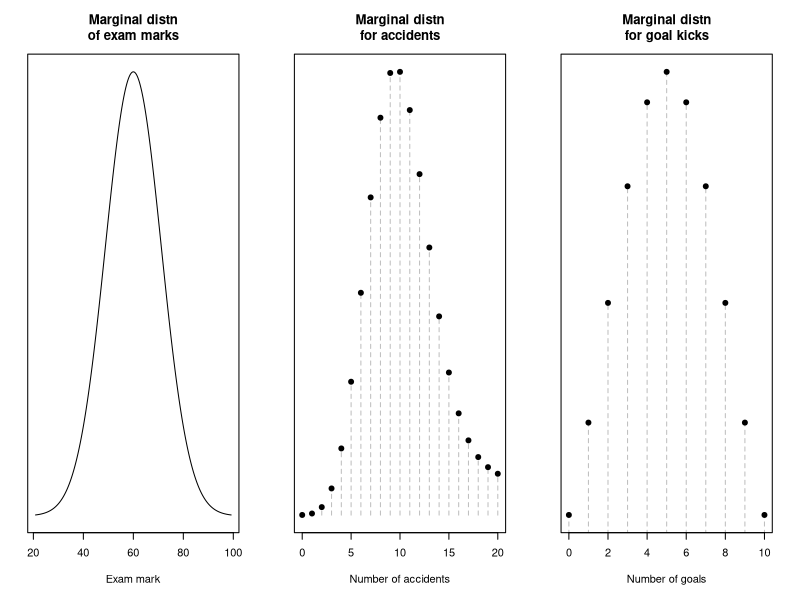
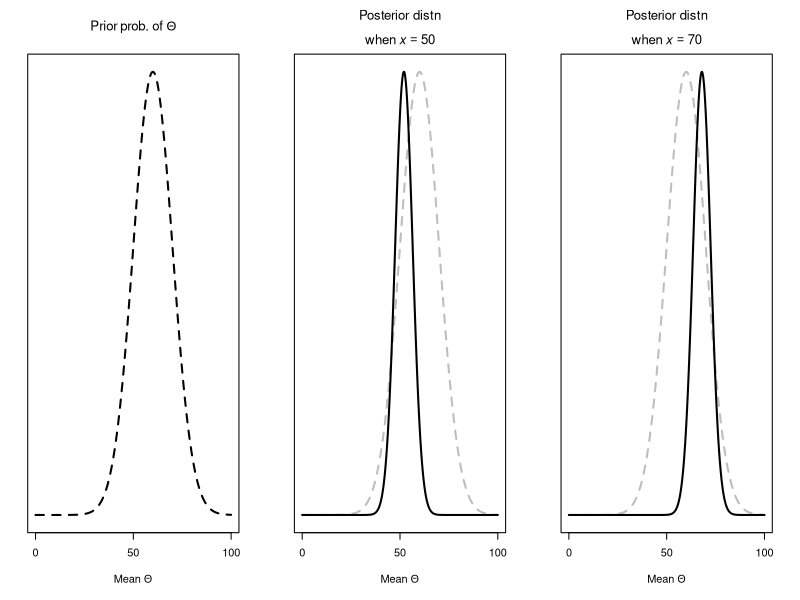
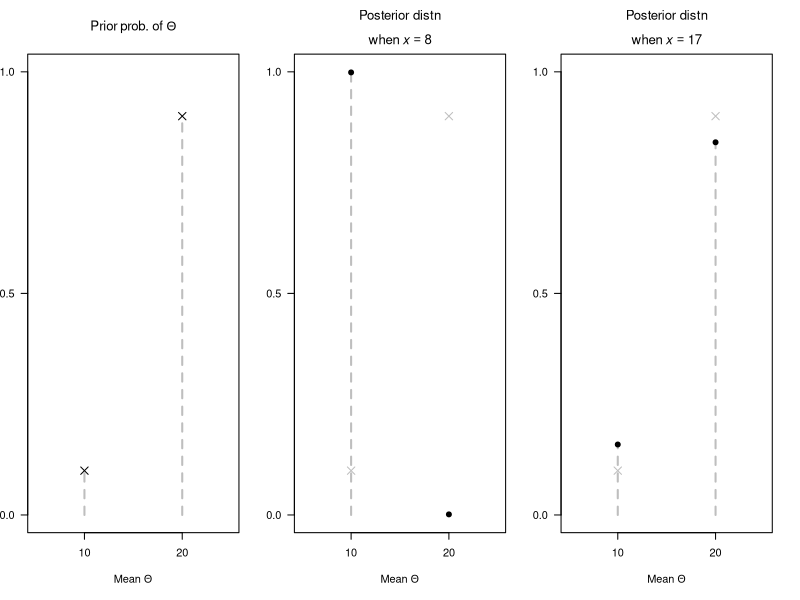

These charts were generated, in order, by the following R code: (Note: this script raises an error after producing the figures.)
## ---- chunk 1
par( mfrow = c(1, 3),
     mar = c(5, 2, 4, 2) + 0.1)


mn <- 60
sd <- 11.18
xx <- seq(mn - 3.5*sd, 
          mn + 3.5*sd, 
          length = 500)
yy <- dnorm( xx, 
             mean = mn, 
             sd = sd)
plot(yy ~ xx, 
     type = "l",
     axes = FALSE,
     xlab = "Exam mark",
     ylab = "Prob. function",
     main = "Marginal distn\nof exam marks")
axis(side = 1)
box()



xx <- 0:20
yy <- 0.9 * dpois(xx,
                  lambda = 10) + 
      0.1 * dpois(xx,
                  lambda = 20)
plot(yy ~ xx,
     type = "h",
     col = "grey",
     las = 1,
     axes = FALSE,
     lty = 2,
     xlab = "Number of accidents",
     ylab = "Prob. function",
     main = "Marginal distn\nfor accidents")
axis(side = 1)
points(yy ~ xx,
       pch = 19)
box()



xx <- 0:10
yy <- factorial(7) * factorial(10) * factorial(xx + 3) * factorial(13 - xx) / (factorial(3) * factorial(3) * factorial(17) * factorial(xx) * factorial(10 - xx))

plot(yy ~ xx,
     type = "h",
     col = "grey",
     las = 1,
     axes = FALSE,
     lty = 2,
     xlab = "Number of goals",
     ylab = "Prob. function",
     main = "Marginal distn\nfor goal kicks")
axis(side = 1)
points(yy ~ xx,
       pch = 19)
box()
## ---- chunk 2
par( mfrow = c(1, 3),
     mar = c(5, 2, 4, 2) + 0.1)

xx <- seq(0, 100,
          length = 500)
yA <- dnorm( xx,
             mean = 60,
             sd = 10)
plot(yA ~ xx,
     type = "l",
     lwd = 2,
     lty = 2,
     xlim = range(xx),
     xlab = expression(Mean~Theta),
     main = expression(Prior~prob.~of~Theta),
     axes = FALSE)
axis(side = 1,
     at = seq(0, 100, 
              by = 50))
box()


##

yy <- dnorm( xx,
             mean = 52,
             sd = 4.472)
yy <- yy/max(yy) * max(yA)
  
plot(yA ~ xx,
     type = "l",
     lwd = 2,
     lty = 2,
     col = "grey",
     xlim = range(xx),
     xlab = expression(Mean~Theta),
     main = expression(atop("Posterior distn", 
                            when~italic(x)==50)),
     axes = FALSE)
axis(side = 1,
     at = seq(0, 100, 
              by = 50))
lines( yy ~ xx,
       lwd = 2)
box()


###
yy <- dnorm( xx,
             mean = 68,
             sd = 4.472)
yy <- yy/max(yy) * max(yA)

plot(yA ~ xx,
     type = "l",
     lwd = 2,
     lty = 2,
     col = "grey",
     xlim = range(xx),
     xlab = expression(Mean~Theta),
     main = expression(atop("Posterior distn", 
                            when~italic(x)==70)),
     axes = FALSE)
axis(side = 1,
     at = seq(0, 100, 
              by = 50))
lines( yy ~ xx,
       lwd = 2)
box()


## ---- chunk 3

par( mfrow = c(1, 3),
     mar = c(5, 2, 4, 2) + 0.1)

xx <- c(10, 20)
daccidents <- function(x, mu){
  denom <- 0.9 * exp(-10) * 10^x +
           0.1 * exp(-20) * 20^x
  f <-  exp(-mu) * mu^x * 0.1^((mu - 10)/10) * 0.9^((20 - mu)/10)
  f / denom
}

yA <- c(0.1, 0.9)

plot(yA ~ xx,
     type = "h",
     lty = 2,
     lwd = 2,
     las = 1,
     col = "grey",
     axes = FALSE,
     xlim = c(5, 25),
     ylim = c(0, 1),
     xlab = expression(Mean~Theta),
     ylab = "Prob. function",
     main = expression(Prior~prob.~of~Theta) )
points(yA ~ xx,
       pch = 4,
       cex = 1.5)
axis(side = 1,
     at = c(10, 20))
axis(side = 2,
     las = 1,
     at = c(0, 0.5, 1) )
box()


x <- 8
yy <- daccidents(x, mu = c(10, 20))

plot(yy ~ xx,
     type = "h",
     lty = 2,
     lwd = 2,
     las = 1,
     col = "grey",
     axes = FALSE,
     xlim = c(5, 25),
     ylim = c(0, 1),
     xlab = expression(Mean~Theta),
     ylab = "Prob. function",
     main = expression(atop("Posterior distn", 
                            when~italic(x)==8)) )
points(yy ~ xx,
       pch = 19)
axis(side = 1,
     at = c(10, 20))
axis(side = 2,
     las = 1,
     at = c(0, 0.5, 1) )
points(yA ~ xx,
       pch = 4,
       cex = 1.5,
       col = "grey")
box()



x <- 20
yy <- daccidents(x, mu = c(10, 20) )

plot(yy ~ xx,
     type = "h",
     lty = 2,
     lwd = 2,
     las = 1,
     col = "grey",
     axes = FALSE,
     xlim = c(5, 25),
     ylim = c(0, 1),
     xlab = expression(Mean~Theta),
     ylab = "Prob. function",
     main = expression(atop("Posterior distn", 
                            when~italic(x)==17)) )
points(yy ~ xx,
       pch = 19)
axis(side = 1,
     at = c(10, 20))
axis(side = 2,
     las = 1,
     at = c(0, 0.5, 1) )
points(yA ~ xx,
       pch = 4,
       cex = 1.5,
       col = "grey")
box()
## ---- chunk 4
Conjugates <- array( dim = c(6, 3))

colnames(Conjugates) <- c("Sampling distribution",
                          "Prior distribution",
                          "Posterior distribution")

Conjugates[1, ] <- c("$X \\sim \\text{Bin}(m, p)$",
                     "$p \\sim \\text{Beta}(a, b)$",
                     "$p \\mid X \\sim \\text{Beta}(a + \\sum x, b + mn - \\sum x)$")
Conjugates[2, ] <- c("$X \\sim \\text{Gam}(\\alpha, \\beta)$",
                     "$\\beta \\sim \\text{Gam}(\\alpha_0, \\beta_0)$",
                     "$\\beta \\mid X \\sim \\text{Gam}(\\alpha_0 + n\\alpha, \\beta_0 + \\sum x)$")
Conjugates[3, ] <- c("$X \\sim \\text{Pois}(\\lambda)$",
                     "$\\lambda \\sim \\text{Gam}(\\alpha_0, \\beta_0)$",
                     "$\\lambda \\mid X \\sim \\text{Gam}(\\alpha_0 + \\sum x, \\beta_0 + n)$")
Conjugates[4, ] <- c("$X \\sim N(\\mu, \\sigma^2)$",
                     "$\\mu \\sim N(\\mu_0, \\sigma^2_0)$",
                     "$\\mu \\mid X \\sim N(\\mu_P, \\sigma_P^2)$")
Conjugates[5, ] <- c("",
                     "",
                     "\\quad where $\\mu_P = \\displaystyle \\frac{1}{1/\\sigma_0^2 + n/\\sigma^{2}} \\left(\\frac{\\mu _0}{\\sigma _0^2} + \\frac{\\sum_{i = 1}^n x_{i}}{\\sigma^2}\\right)$")
Conjugates[6, ] <- c("",
                     "",
                     "\\quad and $\\sigma_P^2 = \\left( \\frac{1}{\\sigma_0^2} + \\frac{n}{\\sigma^2} \\right)^{-1}$")

if( knitr::is_latex_output() ) {
  knitr::kable(Conjugates,
               format = "latex",
               booktabs = TRUE,
               align = c("l"),
               col.names = c("distn $f(X\\mid\\Theta)$",
                             "distn $f(\\Theta)$",
                             "distn $f(\\Theta\\mid X$)"),
               longtable = FALSE,                
               escape = FALSE,
               caption = "Conjugate distributions for random parameters: The sampling distribution,  $f(X\\mid\\Theta)$; the prior distribution $f(\\Theta)$; and the posterior distribution $f(\\Theta\\mid X$)") %>%
    kable_styling(font_size = 10) %>%
    row_spec(0, bold = TRUE) %>%
    add_header_above(c("Sampling" = 1,  # Multi-line header
                       "Prior" = 1, 
                       "Posterior" = 1),
                     bold = TRUE,
                     line = FALSE,
                     align = "l")
} else {
     knitr::kable(Conjugates,
               format = "html",
               booktabs = TRUE,
               align = c("l"),
               col.names = c("distribution $f(X\\mid\\Theta)$",
                             "distribution $f(\\Theta)$",
                             "distribution $f(\\Theta\\mid X$)"),
               longtable = FALSE,                
               escape = FALSE,
               caption = "Conjugate distributions for random parameters: The sampling distribution,  $f(X\\mid\\Theta)$; the prior distribution $f(\\Theta)$; and the posterior distribution $f(\\Theta\\mid X$)") %>%
    kable_styling(font_size = 11) %>%
    row_spec(0, bold = TRUE) %>%
    add_header_above(c("Sampling" = 1,  # Multi-line header
                       "Prior" = 1, 
                       "Posterior" = 1),
                     bold = TRUE,
                     line = FALSE,
                     align = "l")
}
